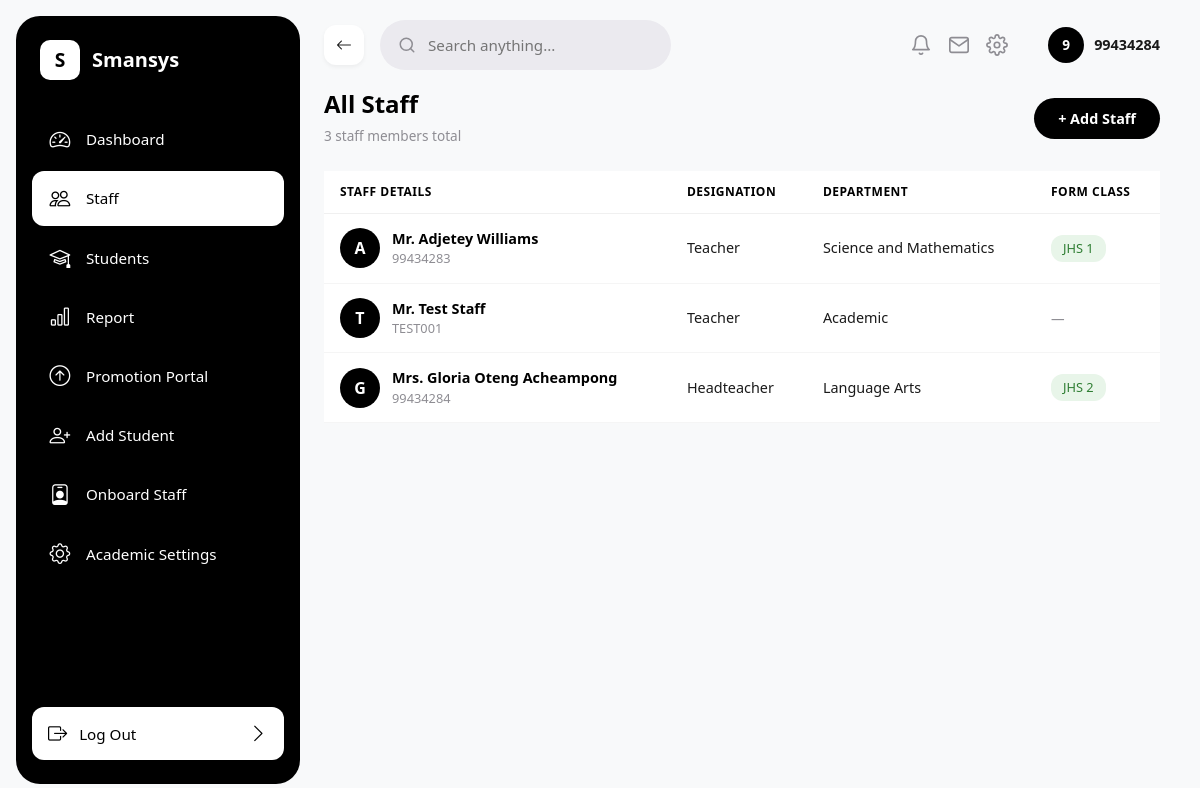
The app's page /staff/list/ (signed in) with its own data.
### sis/models.py (models this page shows, shortened)
class StaffProfile(models.Model):
    TITLE_CHOICES = [
        ('Mr.', 'Mr.'),
        ('Mrs.', 'Mrs.'),
        ('Ms.', 'Ms.'),
        ('Dr.', 'Dr.'),
        ('Rev.', 'Rev.'),
    ]
    GENDER_CHOICES = [
        ('Male', 'Male'),
        ('Female', 'Female'),
    ]
    EMPLOYMENT_CHOICES = [
        ('Permanent', 'Permanent'),
        ('Contract', 'Contract'),
    ]
    title = models.CharField(max_length=20, choices=TITLE_CHOICES, default='Mr.')
    full_name = models.CharField(max_length=255, default='')
    staff_id = models.CharField(max_length=50, unique=True, default='')
    user = models.OneToOneField(User, on_delete=models.CASCADE, related_name='staff_profile', null=True, blank=True)
    gender = models.CharField(max_length=10, choices=GENDER_CHOICES, default='Male')
    dob = models.DateField(verbose_name="Date of Birth", default=date.today)
    designation = models.ForeignKey(Designation, on_delete=models.SET_NULL, null=True, blank=True)
    ssnit_id = models.CharField(max_length=50, blank=True, null=True, verbose_name="SSNIT ID")
    email = models.EmailField(unique=True)
    employment_type = models.CharField(max_length=50, choices=EMPLOYMENT_CHOICES, default='Permanent')
    date_of_appointment = models.DateField(default=date.today)
    year_of_last_promotion = models.IntegerField(blank=True, null=True)
    department = models.ForeignKey(Department, on_delete=models.SET_NULL, null=True, blank=True)
    qualification = models.CharField(max_length=150, default='')
    certificate = models.CharField(max_length=150, default='')
    name_of_institution_completed = models.CharField(max_length=255, default='')
    year_completed = models.IntegerField(default=2000)
    profile_picture = models.ImageField(upload_to='staff/profiles/', blank=True, null=True)
    form_class = models.OneToOneField('ClassRoom', on_delete=models.SET_NULL, null=True, blank=True, related_name='form_teacher')
    subject_areas = models.ManyToManyField('Subject', related_name='teachers', help_text="Select all subjects this staff member is assigned to teach.")

class Designation(models.Model):
    name = models.CharField(max_length=100, unique=True)
    def __str__(self):
        return self.name

class Department(models.Model):
    name = models.CharField(max_length=100, unique=True)
    def __str__(self):
        return self.name

class ClassRoom(models.Model):
    class_name = models.CharField(max_length=50, unique=True)
    order = models.PositiveIntegerField(
        default=0,
        help_text="Used to sort classes hierarchically (e.g., Class 1 = 1, JHS 3 = 9)"
    )
    class Meta:
        ordering = ['order']

### sis/views.py (the view)
# urls.py: path('staff/list/', staff_list_view, name='staff_list'),
@login_required
def staff_list_view(request):
    staff_members = StaffProfile.objects.all()
    return render(request, 'sis/staff_list.html', {'staff_members': staff_members})

### sis/templates/sis/staff_list.html (shortened to what this page needs)
{% extends 'sis/base.html' %}
{% load static %}
{% block content %}
<div class="d-flex justify-content-between align-items-center mb-4">
    <div>
        <h4 class="fw-bold mb-1" style="color: #000000;">All Staff</h4>
        <span style="color: #8E8D93; font-size: 0.85rem;">{{ staff_members|length }} staff members total</span>
    </div>
    <div>
        <a href="{% url 'register_staff' %}" style="background-color: #000000; color: #ffffff; border: none; border-radius: 25px; padding: 10px 24px; font-weight: 600; font-size: 0.9rem; text-decoration: none; display: inline-block; cursor: pointer;">+ Add Staff</a>
    </div>
</div>
<div class="table-responsive">
    <table class="table table-hover align-middle" style="border-collapse: separate; border-spacing: 0;">
        <thead>
            <tr style="color: #8E8D93; font-size: 0.75rem; font-weight: 600; text-transform: uppercase; letter-spacing: 0.5px;">
                <th style="padding: 12px 16px; border-bottom: 1px solid #f0f0f0;">Staff Details</th>
                <th style="padding: 12px 16px; border-bottom: 1px solid #f0f0f0;">Designation</th>
                <th style="padding: 12px 16px; border-bottom: 1px solid #f0f0f0;">Department</th>
                <th style="padding: 12px 16px; border-bottom: 1px solid #f0f0f0;">Form Class</th>
            </tr>
        </thead>
        <tbody>
            {% for member in staff_members %}
            <tr style="cursor: pointer; transition: background 0.15s;" onclick="window.location='{% url 'staff_detail' member.id %}';">
                <td style="padding: 14px 16px; border-bottom: 1px solid #f5f5f5;">
                    <div style="display: flex; align-items: center; gap: 12px;">
                        <span style="width: 40px; height: 40px; border-radius: 50%; background-color: #000000; color: #ffffff; display: flex; align-items: center; justify-content: center; font-weight: 700; font-size: 1rem; flex-shrink: 0;">{{ member.full_name|first|upper }}</span>
                        <div>
                            <div style="font-weight: 600; color: #000000; font-size: 0.9rem;">{{ member.title }} {{ member.full_name }}</div>
                            <div style="color: #8E8D93; font-size: 0.8rem;">{{ member.staff_id }}</div>
                        </div>
                    </div>
                </td>
                <td style="padding: 14px 16px; border-bottom: 1px solid #f5f5f5; color: #1A1A1A; font-size: 0.9rem;">{{ member.designation }}</td>
                <td style="padding: 14px 16px; border-bottom: 1px solid #f5f5f5; color: #1A1A1A; font-size: 0.9rem;">{{ member.department }}</td>
                <td style="padding: 14px 16px; border-bottom: 1px solid #f5f5f5;">
                    {% if member.form_class %}
                    <span style="background-color: #E8F5E9; color: #2E7D32; border-radius: 12px; padding: 4px 12px; font-weight: 500; font-size: 0.8rem; display: inline-block;">{{ member.form_class.class_name }}</span>
                    {% else %}
                    <span style="color: #8E8D93; font-size: 0.85rem;">&mdash;</span>
                    {% endif %}
                </td>
            </tr>
            {% empty %}
            <tr>
                <td colspan="4" class="text-center py-5" style="color: #8E8D93;">No staff registered yet.</td>
            </tr>
            {% endfor %}
        </tbody>
    </table>
</div>
{% endblock %}

### sis/templates/sis/base.html (shortened to what this page needs)
{% load static %}
<!DOCTYPE html>
<html lang="en">
<head>
    <link rel="stylesheet" href="{% static 'css/bootstrap.min.css' %}">
    <link rel="stylesheet" href="https://cdn.jsdelivr.net/npm/bootstrap-icons@1.11.3/font/bootstrap-icons.min.css">
</head>
<body>
{% if user.is_authenticated %}
<div class="app-layout" style="display: flex; min-height: 100vh; background-color: #F8F9FA;">
    <aside style="width: 284px; flex-shrink: 0; min-height: 100vh;">
        <div class="sidebar">
            <div>
                <div class="brand">
                    <div class="icon-box">S</div>
                    <span>Smansys</span>
                </div>
                <nav class="nav-links">
                    <a href="{% url 'dashboard' %}" class="{% if request.path == '/' or request.path == '/dashboard/' %}active{% endif %}">
                        <i class="bi bi-speedometer2"></i> Dashboard
                    </a>
                    <a href="{% url 'staff_list' %}" class="{% if request.path == '/staff/list/' %}active{% endif %}">
                        <i class="bi bi-people"></i> Staff
                    </a>
                    <a href="{% url 'student_list' %}" class="{% if request.path == '/students/' %}active{% endif %}">
                        <i class="bi bi-mortarboard"></i> Students
                    </a>
                    <a href="{% url 'reports' %}" class="{% if request.path == '/reports/' %}active{% endif %}">
                        <i class="bi bi-bar-chart"></i> Report
                    </a>
                    <a href="{% url 'promotion_portal' %}" class="{% if request.path == '/enrollment/portal/' %}active{% endif %}">
                        <i class="bi bi-arrow-up-circle"></i> Promotion Portal
                    </a>
                    <a href="{% url 'register_student' %}" class="{% if request.path == '/students/register/' %}active{% endif %}">
                        <i class="bi bi-person-plus"></i> Add Student
                    </a>
                    <a href="{% url 'register_staff' %}" class="{% if request.path == '/staff/register/' %}active{% endif %}">
                        <i class="bi bi-person-badge"></i> Onboard Staff
                    </a>
                    <a href="{% url 'academic_settings' %}" class="{% if request.path == '/settings/academic-session/' %}active{% endif %}">
                        <i class="bi bi-gear"></i> Academic Settings
                    </a>
                </nav>
            </div>
            <div class="logout-wrap">
                <a href="{% url 'logout' %}">
                    <span><i class="bi bi-box-arrow-right me-2"></i> Log Out</span>
                    <i class="bi bi-chevron-right"></i>
                </a>
            </div>
        </div>
    </aside>
    <div class="main-viewport" style="flex-grow: 1; display: flex; flex-direction: column; min-width: 0;">
        <header class="global-header" style="width: 100%; display: flex; align-items: center; justify-content: space-between; padding: 20px 40px; background-color: transparent;">
            <div class="header-left d-flex align-items-center gap-3">
                <button type="button" onclick="window.history.back();" class="back-btn" aria-label="Go back">
                    <i class="bi bi-arrow-left"></i>
                </button>
                <div class="header-search-field" style="position: relative;">
                    <svg width="18" height="18" viewBox="0 0 24 24" fill="none" stroke="#8E8D93" stroke-width="2" stroke-linecap="round" stroke-linejoin="round">
                        <circle cx="11" cy="11" r="8"/>
                        <path d="M21 21l-4.35-4.35"/>
                    </svg>
                    <input id="globalSearchInput" type="text" placeholder="Search anything..." style="flex: 1; border: none; outline: none; background: transparent; font-size: 0.95rem; color: #8E8D93; line-height: 1; min-width: 0;">
                </div>
            </div>
            <div class="header-right d-flex align-items-center" style="gap: 20px; margin-left: auto;">
                <div class="utility-group d-flex align-items-center gap-3">
                    <svg width="22" height="22" viewBox="0 0 24 24" fill="none" stroke="#8E8D93" stroke-width="1.8" stroke-linecap="round" stroke-linejoin="round" style="cursor: pointer;">
                        <path d="M18 8A6 6 0 0 0 6 8c0 7-3 9-3 9h18s-3-2-3-9"/>
                        <path d="M13.73 21a2 2 0 0 1-3.46 0"/>
                    </svg>
                    <svg width="22" height="22" viewBox="0 0 24 24" fill="none" stroke="#8E8D93" stroke-width="1.8" stroke-linecap="round" stroke-linejoin="round" style="cursor: pointer;">
                        <path d="M4 4h16c1.1 0 2 .9 2 2v12c0 1.1-.9 2-2 2H4c-1.1 0-2-.9-2-2V6c0-1.1.9-2 2-2z"/>
                        <polyline points="22,6 12,13 2,6"/>
                    </svg>
                </div>
                <div class="header-profile-pill d-flex align-items-center" style="gap: 10px; margin-left: 20px;">
                    <span style="width: 36px; height: 36px; display: flex; align-items: center; justify-content: center; border-radius: 50%; background-color: #000000; color: #ffffff; font-weight: 700; font-size: 0.85rem; line-height: 1;">
                        {{ request.user.username|first|upper }}
                    </span>
                    <span style="font-size: 0.9rem; font-weight: 600; color: #1A1A1A;">{{ request.user.username }}</span>
                </div>
            </div>
        </header>
        <main class="page-content-canvas" style="flex-grow: 1; padding: 0 40px 40px 40px;">
{% endif %}
            {% block content %}
            {% endblock %}
{% if user.is_authenticated %}
        </main>
    </div>
</div>
{% endif %}
</body>
</html>

### sis/templates/sis/base.html (style rules this page uses)
html, body { height: 100%; margin: 0; padding: 0; background-color: #f8fafc; }
.sidebar { width: 284px; min-width: 284px; height: calc(100vh - 32px); margin: 16px; background-color: #000000; border-radius: 24px; display: flex; flex-direction: column; justify-content: space-between; padding: 24px 16px; position: fixed; left: 0; top: 0; }
.sidebar .brand { display: flex; align-items: center; gap: 12px; padding: 0 8px; margin-bottom: 32px; }
.sidebar .brand .icon-box { width: 40px; height: 40px; background: #ffffff; border-radius: 10px; display: flex; align-items: center; justify-content: center; font-weight: 800; font-size: 1.2rem; color: #000000; }
.sidebar .brand span { font-size: 1.25rem; font-weight: 700; color: #ffffff; }
.sidebar .nav-links { flex: 1; display: flex; flex-direction: column; gap: 4px; }
.sidebar .nav-links a { display: flex; align-items: center; gap: 14px; padding: 12px 16px; color: #ffffff; text-decoration: none; border-radius: 12px; font-size: 0.95rem; font-weight: 400; transition: all 0.2s ease-in-out; }
.sidebar .nav-links a.active { background: #ffffff; color: #000000; font-weight: 500; }
.sidebar .nav-links a i { font-size: 1.3rem; width: 24px; text-align: center; }
.sidebar .logout-wrap { padding-top: 16px; }
.sidebar .logout-wrap a { display: flex; align-items: center; justify-content: space-between; padding: 12px 16px; background: #ffffff; color: #000000; text-decoration: none; border-radius: 12px; font-weight: 500; font-size: 0.95rem; transition: opacity 0.15s; }
.sidebar .logout-wrap a i { font-size: 1.2rem; }
.header-search-field { flex: 1; height: 50px; display: flex; align-items: center; background-color: #EBEAEF; border-radius: 25px; padding: 0 18px; gap: 10px; min-width: 0; flex-shrink: 0; }
.header-profile-pill { display: flex; align-items: center; gap: 10px; flex-shrink: 0; }
.back-btn { cursor: pointer; border: none; background: #FFFFFF; border-radius: 12px; width: 40px; height: 40px; display: flex; align-items: center; justify-content: center; box-shadow: 0px 2px 4px rgba(0,0,0,0.05); color: #1A1A1A; flex-shrink: 0; }

### records on screen
StaffProfile: full_name|first "A", title "Mr.", full_name "Adjetey Williams", staff_id "99434283", designation "Teacher", department "Science and Mathematics", form_class.class_name "JHS 1"
StaffProfile: full_name|first "T", title "Mr.", full_name "Test Staff", staff_id "TEST001", designation "Teacher", department "Academic"
StaffProfile: full_name|first "G", title "Mrs.", full_name "Gloria Oteng Acheampong", staff_id "99434284", designation "Headteacher", department "Language Arts", form_class.class_name "JHS 2"

### other values on screen
{{ request.user.username|first|upper }} "9"
{{ request.user.username }} "99434284"
{{ staff_members|length }} "3"
